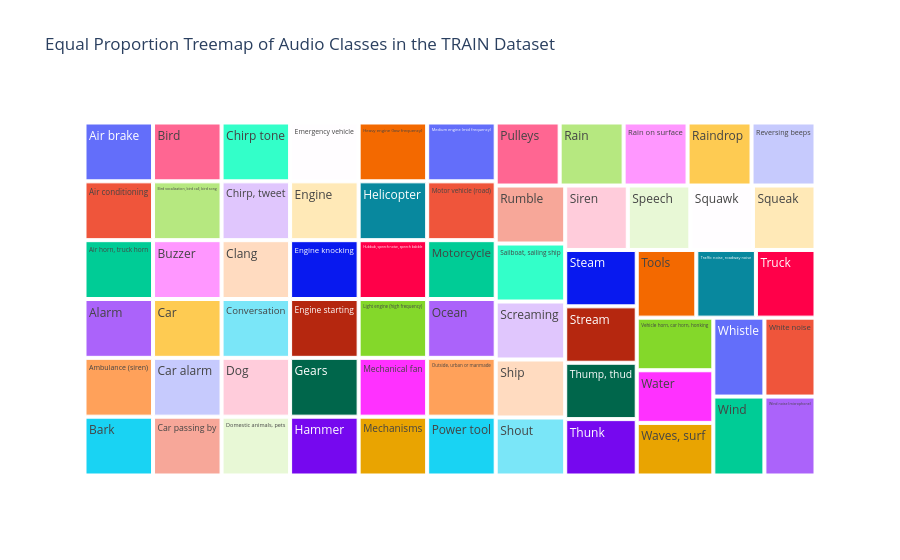

Write notebook code for a chart like this one.
### Code cell
unique_classes = pd_data_strong['display_name'].unique()

equal_value_df = pd.DataFrame({'display_name': unique_classes, 'value': 1})

fig = px.treemap(equal_value_df, 
                 path=['display_name'], 
                 values='value',
                 title='Equal Proportion Treemap of Audio Classes in the TRAIN Dataset')

fig.show()

### Figure 1 — Plotly figure (JSON) as saved in the notebook; plotly's stock layout.template omitted (floating-point values rounded to 4 significant figures)
{"data": [{"branchvalues": "total", "domain": {"x": [0, 1], "y": [0, 1]}, "hovertemplate": "labels=%{label}<br>value=%{value}<br>parent=%{parent}<br>id=%{id}<extra></extra>", "ids": ["Air brake", "Air conditioning", "Air horn, truck horn", "Alarm", "Ambulance (siren)", "Bark", "Bird", "Bird vocalization, bird call, bird song", "Buzzer", "Car", "Car alarm", "Car passing by", "Chirp tone", "Chirp, tweet", "Clang", "Conversation", "Dog", "Domestic animals, pets", "Emergency vehicle", "Engine", "Engine knocking", "Engine starting", "Gears", "Hammer", "Heavy engine (low frequency)", "Helicopter", "Hubbub, speech noise, speech babble", "Light engine (high frequency)", "Mechanical fan", "Mechanisms", "Medium engine (mid frequency)", "Motor vehicle (road)", "Motorcycle", "Ocean", "Outside, urban or manmade", "Power tool", "Pulleys", "Rain", "Rain on surface", "Raindrop", "Reversing beeps", "Rumble", "Sailboat, sailing ship", "Screaming", "Ship", "Shout", "Siren", "Speech", "Squawk", "Squeak", "Steam", "Stream", "Thump, thud", "Thunk", "Tools", "Traffic noise, roadway noise", "Truck", "Vehicle horn, car horn, honking", "Water", "Waves, surf", "Whistle", "White noise", "Wind", "Wind noise (microphone)"], "labels": ["Air brake", "Air conditioning", "Air horn, truck horn", "Alarm", "Ambulance (siren)", "Bark", "Bird", "Bird vocalization, bird call, bird song", "Buzzer", "Car", "Car alarm", "Car passing by", "Chirp tone", "Chirp, tweet", "Clang", "Conversation", "Dog", "Domestic animals, pets", "Emergency vehicle", "Engine", "Engine knocking", "Engine starting", "Gears", "Hammer", "Heavy engine (low frequency)", "Helicopter", "Hubbub, speech noise, speech babble", "Light engine (high frequency)", "Mechanical fan", "Mechanisms", "Medium engine (mid frequency)", "Motor vehicle (road)", "Motorcycle", "Ocean", "Outside, urban or manmade", "Power tool", "Pulleys", "Rain", "Rain on surface", "Raindrop", "Reversing beeps", "Rumble", "Sailboat, sailing ship", "Screaming", "Ship", "Shout", "Siren", "Speech", "Squawk", "Squeak", "Steam", "Stream", "Thump, thud", "Thunk", "Tools", "Traffic noise, roadway noise", "Truck", "Vehicle horn, car horn, honking", "Water", "Waves, surf", "Whistle", "White noise", "Wind", "Wind noise (microphone)"], "name": "", "parents": ["", "", "", "", "", "", "", "", "", "", "", "", "", "", "", "", "", "", "", "", "", "", "", "", "", "", "", "", "", "", "", "", "", "", "", "", "", "", "", "", "", "", "", "", "", "", "", "", "", "", "", "", "", "", "", "", "", "", "", "", "", "", "", ""], "type": "treemap", "values": [1, 1, 1, 1, 1, 1, 1, 1, 1, 1, 1, 1, 1, 1, 1, 1, 1, 1, 1, 1, 1, 1, 1, 1, 1, 1, 1, 1, 1, 1, 1, 1, 1, 1, 1, 1, 1, 1, 1, 1, 1, 1, 1, 1, 1, 1, 1, 1, 1, 1, 1, 1, 1, 1, 1, 1, 1, 1, 1, 1, 1, 1, 1, 1]}], "layout": {"legend": {"tracegroupgap": 0}, "title": {"text": "Equal Proportion Treemap of Audio Classes in the TRAIN Dataset"}}}
